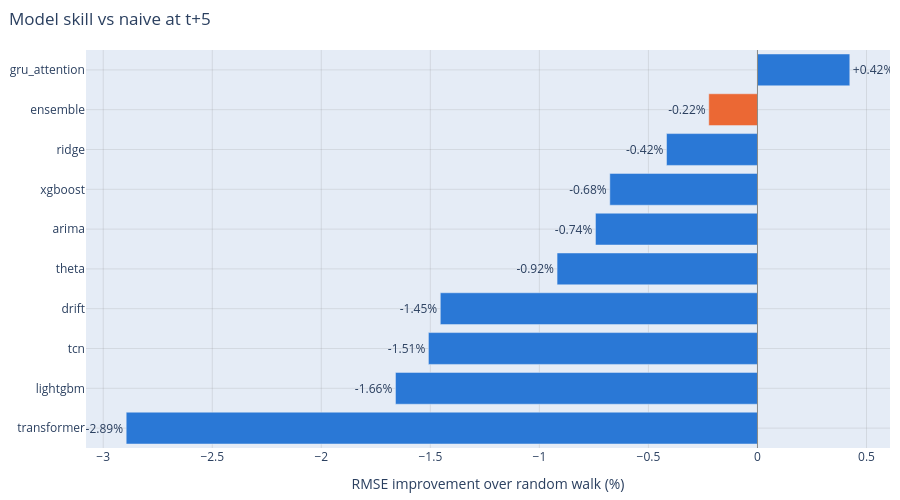
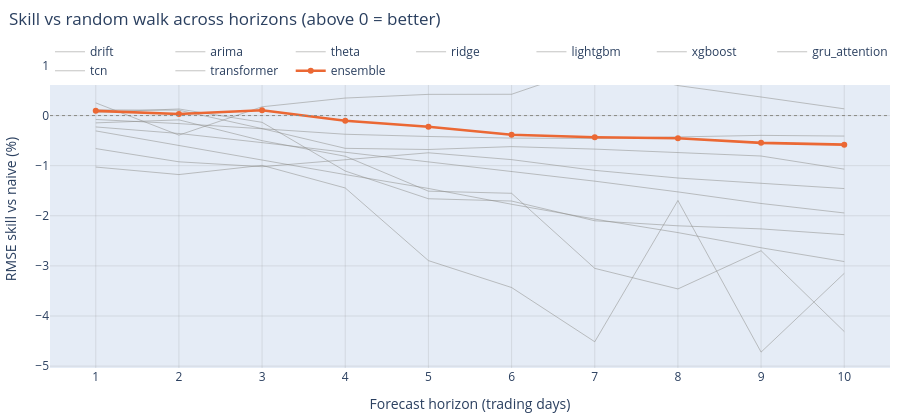

The notebook cell these images were saved under, in order:
### Code cell
plots.leaderboard_chart(M, 5).show()
plots.skill_by_horizon_chart(M).show()

### Figure 1 — Plotly figure (JSON) as saved in the notebook; plotly's stock layout.template omitted (floating-point values rounded to 4 significant figures)
{"data": [{"hovertemplate": "%{y}: %{x:.2f}% RMSE skill<extra></extra>", "marker": {"color": ["#2a78d6", "#2a78d6", "#2a78d6", "#2a78d6", "#2a78d6", "#2a78d6", "#2a78d6", "#2a78d6", "#eb6834", "#2a78d6"]}, "orientation": "h", "text": ["-2.89%", "-1.66%", "-1.51%", "-1.45%", "-0.92%", "-0.74%", "-0.68%", "-0.42%", "-0.22%", "+0.42%"], "textposition": "outside", "type": "bar", "x": [-2.895, -1.66, -1.509, -1.454, -0.9189, -0.7429, -0.6772, -0.417, -0.2233, 0.4233], "y": ["transformer", "lightgbm", "tcn", "drift", "theta", "arima", "xgboost", "ridge", "ensemble", "gru_attention"]}], "layout": {"font": {"size": 12}, "height": 500, "hovermode": "x unified", "legend": {"orientation": "h", "x": 0, "y": 1.04}, "margin": {"b": 10, "l": 10, "r": 10, "t": 50}, "shapes": [{"line": {"color": "#8a8a85", "width": 1}, "type": "line", "x0": 0, "x1": 0, "xref": "x", "y0": 0, "y1": 1, "yref": "y domain"}], "title": {"text": "Model skill vs naive at t+5", "x": 0.01}, "xaxis": {"gridcolor": "rgba(128,128,128,0.18)", "title": {"text": "RMSE improvement over random walk (%)"}, "zeroline": false}, "yaxis": {"gridcolor": "rgba(128,128,128,0.18)", "zeroline": false}}}

### Figure 2 — Plotly figure (JSON) as saved in the notebook; plotly's stock layout.template omitted (floating-point values rounded to 4 significant figures)
{"data": [{"line": {"color": "#8a8a85", "width": 1}, "mode": "lines", "name": "drift", "opacity": 0.5, "type": "scatter", "x": [1, 2, 3, 4, 5, 6, 7, 8, 9, 10], "y": [-0.3063, -0.5984, -0.9004, -1.178, -1.454, -1.77, -2.066, -2.336, -2.639, -2.913]}, {"line": {"color": "#8a8a85", "width": 1}, "mode": "lines", "name": "arima", "opacity": 0.5, "type": "scatter", "x": [1, 2, 3, 4, 5, 6, 7, 8, 9, 10], "y": [-0.6589, -0.9226, -1.02, -0.8786, -0.7429, -0.8795, -1.094, -1.246, -1.354, -1.457]}, {"line": {"color": "#8a8a85", "width": 1}, "mode": "lines", "name": "theta", "opacity": 0.5, "type": "scatter", "x": [1, 2, 3, 4, 5, 6, 7, 8, 9, 10], "y": [-0.2271, -0.3577, -0.5397, -0.732, -0.9189, -1.123, -1.309, -1.523, -1.754, -1.944]}, {"line": {"color": "#8a8a85", "width": 1}, "mode": "lines", "name": "ridge", "opacity": 0.5, "type": "scatter", "x": [1, 2, 3, 4, 5, 6, 7, 8, 9, 10], "y": [-0.07823, -0.1603, -0.2629, -0.3729, -0.417, -0.4491, -0.4569, -0.4201, -0.3951, -0.409]}, {"line": {"color": "#8a8a85", "width": 1}, "mode": "lines", "name": "lightgbm", "opacity": 0.5, "type": "scatter", "x": [1, 2, 3, 4, 5, 6, 7, 8, 9, 10], "y": [0.06649, 0.1317, -0.135, -1.107, -1.66, -1.706, -2.1, -2.2, -2.262, -2.377]}, {"line": {"color": "#8a8a85", "width": 1}, "mode": "lines", "name": "xgboost", "opacity": 0.5, "type": "scatter", "x": [1, 2, 3, 4, 5, 6, 7, 8, 9, 10], "y": [0.114, 0.1071, -0.2601, -0.6539, -0.6772, -0.6195, -0.6692, -0.7434, -0.8074, -1.07]}, {"line": {"color": "#8a8a85", "width": 1}, "mode": "lines", "name": "gru_attention", "opacity": 0.5, "type": "scatter", "x": [1, 2, 3, 4, 5, 6, 7, 8, 9, 10], "y": [0.2529, -0.3905, 0.1757, 0.3494, 0.4233, 0.4249, 0.9913, 0.5988, 0.3708, 0.1343]}, {"line": {"color": "#8a8a85", "width": 1}, "mode": "lines", "name": "tcn", "opacity": 0.5, "type": "scatter", "x": [1, 2, 3, 4, 5, 6, 7, 8, 9, 10], "y": [-0.1458, -0.08565, -0.501, -0.8118, -1.509, -1.551, -3.049, -3.46, -2.697, -4.31]}, {"line": {"color": "#8a8a85", "width": 1}, "mode": "lines", "name": "transformer", "opacity": 0.5, "type": "scatter", "x": [1, 2, 3, 4, 5, 6, 7, 8, 9, 10], "y": [-1.028, -1.177, -0.9937, -1.445, -2.895, -3.432, -4.514, -1.695, -4.721, -3.149]}, {"line": {"color": "#eb6834", "width": 2.6}, "mode": "lines+markers", "name": "ensemble", "type": "scatter", "x": [1, 2, 3, 4, 5, 6, 7, 8, 9, 10], "y": [0.09464, 0.03187, 0.1051, -0.1042, -0.2233, -0.3813, -0.4327, -0.4528, -0.5445, -0.5803]}], "layout": {"font": {"size": 12}, "height": 420, "hovermode": "x unified", "legend": {"orientation": "h", "x": 0, "y": 1.04}, "margin": {"b": 10, "l": 10, "r": 10, "t": 50}, "shapes": [{"line": {"color": "#8a8a85", "dash": "dot", "width": 1}, "type": "line", "x0": 0, "x1": 1, "xref": "x domain", "y0": 0, "y1": 0, "yref": "y"}], "title": {"text": "Skill vs random walk across horizons (above 0 = better)", "x": 0.01}, "xaxis": {"dtick": 1, "gridcolor": "rgba(128,128,128,0.18)", "title": {"text": "Forecast horizon (trading days)"}, "zeroline": false}, "yaxis": {"gridcolor": "rgba(128,128,128,0.18)", "title": {"text": "RMSE skill vs naive (%)"}, "zeroline": false}}}
